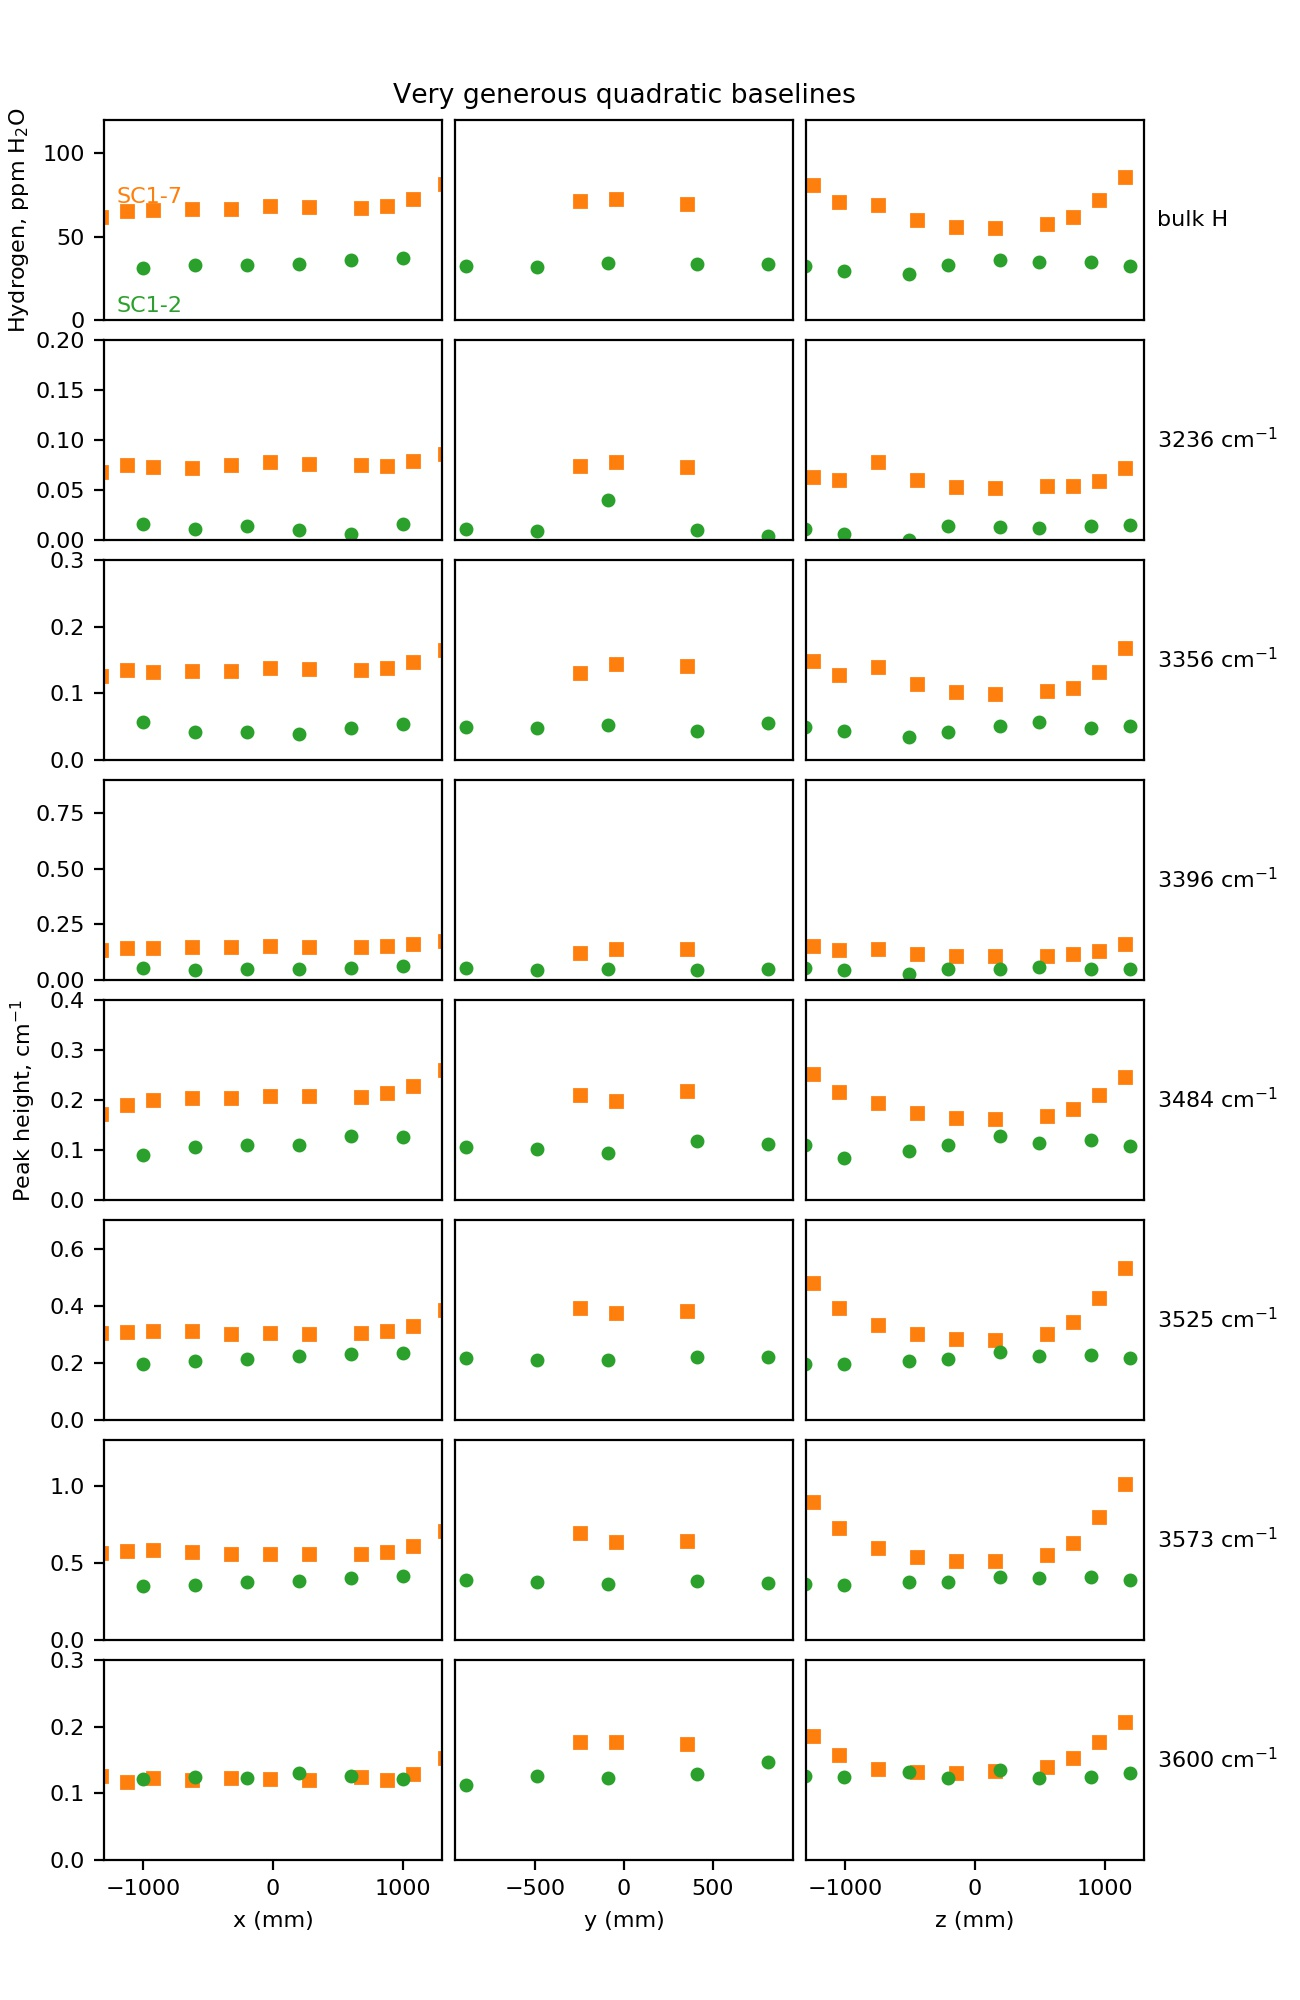

This figure's Python source:
# -*- coding: utf-8 -*-
"""
Created on Thu Mar 16 21:25:29 2017

@author: Elizabeth

Figure(s) showing additional hydration profiles in San Carlos olivine
SC1-7 and SC1-2
"""
from __future__ import print_function
from olivine.SanCarlos import SanCarlos_spectra as SC
from olivine import thisfolder, high_ending, low_ending
import matplotlib.pyplot as plt
import numpy as np

# the data details are stored in SanCarlos_spectra.py
wb7 = SC.wb_1000C_SC1_7
wb2 = SC.wb_800C_hyd

style2 = {'color':'#2ca02c', 'marker':'o', 'linestyle': 'none', 'markersize':4}
style7 = {'color':'#ff7f0e', 'marker':'s', 'linestyle': 'none', 'markersize':4}

#%% regular quadratic baselines
wb7.get_baselines(baseline_ending=low_ending)
wb2.get_baselines(baseline_ending=low_ending)
wb7.make_areas()
wb2.make_areas()

fig = plt.figure()
fig.set_size_inches(6.5, 10)

peaks = [3600, 3573, 3525, 3484, 3396, 3356, 3236]

# make the axes
xstart = 0.08
ypstart = 0.07
wgap = 0.01
width = 0.26
height = 0.1
hgap = 0.02
axes = []
for idx in range(len(peaks)+1):
    ax1 = fig.add_axes([xstart, ypstart, width, height])
    ax2 = fig.add_axes([xstart+width+wgap, ypstart, width, height])
    ax3 = fig.add_axes([xstart+2*width+2*wgap, ypstart, width, height])
    axes.append([ax1, ax2, ax3])
    ypstart = ypstart + 0.01 + height

wb7.plot_areas_3panels(axes3=axes[-1], styles3=[style7]*3, centered=True)
wb2.plot_areas_3panels(axes3=axes[-1], styles3=[style2]*3, centered=True)

axes[0][0].set_xlabel('x (mm)')
axes[0][1].set_xlabel('y (mm)')
axes[0][2].set_xlabel('z (mm)')
axes[3][0].set_ylabel('Peak height, cm$^{-1}$')
for idx, ax3 in enumerate(axes):
    for ax in ax3:
        if idx != 0:
            ax.axes.get_xaxis().set_ticks([])
        ax.set_ylim(0, 0.25)
    ax3[1].axes.get_yaxis().set_ticks([])
    ax3[2].axes.get_yaxis().set_ticks([])
    ax3[0].set_xlim(-1300, 1300)
    ax3[1].set_xlim(-950, 950)
    ax3[2].set_xlim(-1300, 1300)

        
# plot peak heights
for idx, peak in enumerate(peaks): 
    currentaxes = axes[idx]
    for axidx in range(3):
        # SC1-7
        prof = wb7.profiles[axidx]
        heights = []
        for spec in prof.spectra:
            idx = np.abs(peak - spec.base_wn).argmin()
            heights.append(spec.abs_nobase_cm[idx])
        x = prof.positions_microns - prof.length_microns/2.
        line = currentaxes[axidx].plot(x, heights, 's', label=str(peak), 
                          markersize=4, color=style7['color'])

        # SC1-2
        prof = wb2.profiles[axidx]
        heights2 = []
        for spec in prof.spectra:
            idx = np.abs(peak - spec.base_wn).argmin()
            heights2.append(spec.abs_nobase_cm[idx])
        x = prof.positions_microns - prof.length_microns/2.
        line = currentaxes[axidx].plot(x, heights2, 'o', label=str(peak), 
                          markersize=4, color=style2['color'])

# change y-axis limits
ytops = iter([0.3, 1.3, 0.7, 0.4, 0.9, 0.3, 0.2, 120])
for ax3 in axes:
    ytop = next(ytops)
    for ax in ax3:
        ax.set_ylim(0, ytop)
    
# label the peaks on the right side
for idx, peak in enumerate(peaks):
    ax = axes[idx][2]
    peaklabel = ''.join((str(peak), ' cm$^{-1}$'))
    ax.text(1400, ax.get_ylim()[1]/2., peaklabel, ha='left', va='center')
axes[-1][1].set_title('Very generous quadratic baselines')
axes[-1][0].set_ylabel('Hydrogen, ppm H$_2$O')
axes[-1][2].text(1400, axes[-1][2].get_ylim()[1]/2., 'bulk H', 
    ha='left', va='center')
axes[-1][0].text(-1200, 70, 'SC1-7', color=style7['color'])
axes[-1][0].text(-1200, 5, 'SC1-2', color=style2['color'])

fig.savefig(thisfolder+'SuppFig3_AdditionalHydrationProfiles.jpg',
            dpi=200, format='jpg')
